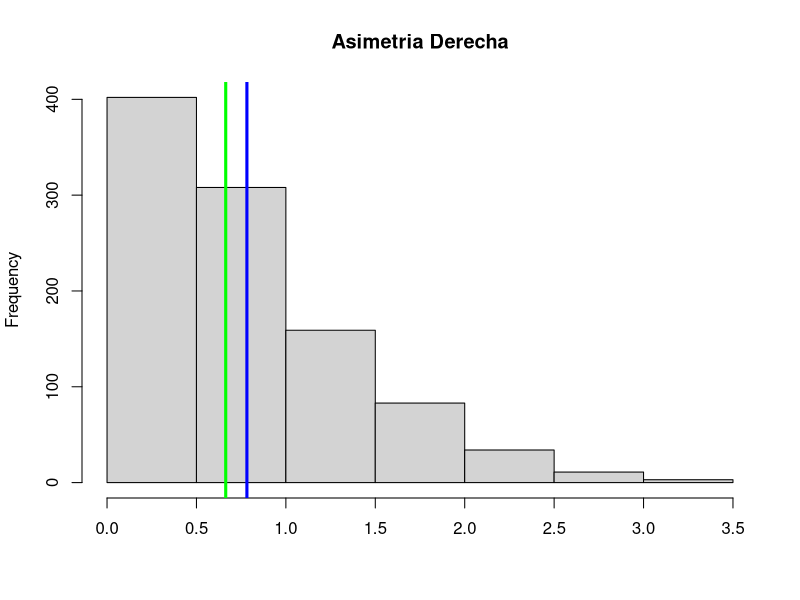

The R script that drew this image:
set.seed(111)
x <- rnorm(1000)
dat <- abs(x)
hist(dat, main = "Asimetria Derecha", xlab = "")
abline(v = c(mean(dat), median(dat)), col = (c("blue", "green")), lwd = 3)
